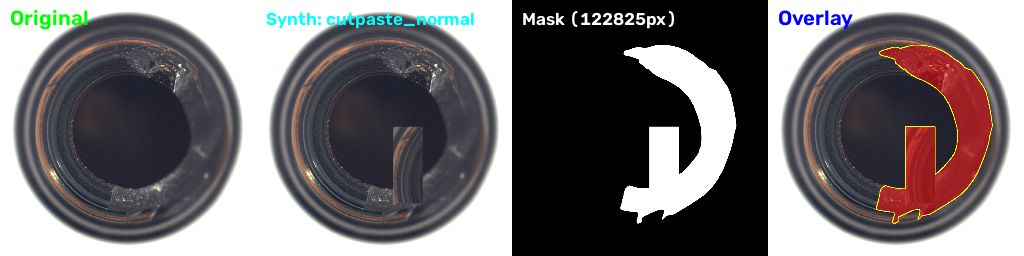
#> input picture paper/figures/bottle_cutpaste_normal_comparison.png, 1024 x 256 px, given in place of 000.png, which was not available
$ python generate_ieee_figures.py   (older library calls are emulated)
#> lines starting #> are read from the running program, lines starting #| are printed output that depends on the picture; after the words box and inside, x2 and y2 are one past the last pixel; in counts of white or black regions, pixels touching at a corner belong together
#> in load_rgb, img is the input picture: shape (256, 1024, 3); mean B, G, R 115, 113.1, 117.1
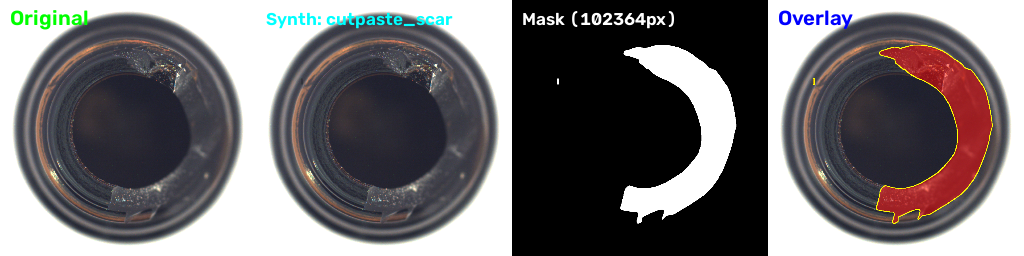
#> input picture paper/figures/bottle_cutpaste_scar_comparison.png, 1024 x 256 px, given in place of 000.png, which was not available
#> in load_rgb, img is the input picture: shape (256, 1024, 3); mean B, G, R 113.5, 111.3, 114.6
### data_engine/synthesizers/cutpaste_synthesizer.py
"""
CutPaste and CutPaste-Scar Synthetic Anomaly Generator.
Based on Li et al., "CutPaste: Self-Supervised Learning for Anomaly Detection and Localization".
Pure NumPy and OpenCV implementation providing accurate pixel-level binary masks.
"""

from typing import Tuple, Optional
import math
import random
import cv2
import numpy as np

from data_engine.sample import Sample
from data_engine.synthesizers.base_synthesizer import BaseSynthesizer


class CutPasteSynthesizer(BaseSynthesizer):
    """
    CutPaste Synthetic Anomaly Generator.

    Supported Modes:
    - 'scar': Cuts a thin elongated strip (scar), rotates it at random angle,
              and pastes it with color jitter.
    - 'normal': Cuts a rectangular patch of specified area ratio and aspect ratio,
                and pastes it at a random destination with color jitter.
    - 'union': Randomly chooses between 'normal' and 'scar' with 50/50 probability.
    """

    def __init__(
        self,
        mode: str = "scar",
        scar_width: Tuple[int, int] = (2, 16),
        scar_height: Tuple[int, int] = (10, 35),
        scar_rotation: Tuple[float, float] = (-45.0, 45.0),
        area_ratio: Tuple[float, float] = (0.02, 0.15),
        aspect_ratio: float = 0.3,
        color_jitter: float = 0.15,
        anomaly_prob: float = 1.0,
        seed: Optional[int] = None,
        **kwargs,
    ):
        super().__init__(anomaly_prob=anomaly_prob, seed=seed, name="CutPaste", **kwargs)
        if mode not in ("scar", "normal", "union"):
            raise ValueError(f"Unknown mode: {mode}. Choose 'scar', 'normal', or 'union'.")
        self.mode = mode
        self.scar_width = scar_width
        self.scar_height = scar_height
        self.scar_rotation = scar_rotation
        self.area_ratio = area_ratio
        self.aspect_ratio = aspect_ratio
        self.color_jitter = color_jitter

    def _apply_color_jitter(self, patch: np.ndarray) -> np.ndarray:
        """Applies random brightness, contrast, and saturation jitter using OpenCV."""
        if self.color_jitter <= 0:
            return patch

        jittered = patch.astype(np.float32)

        # 1. Brightness jitter
        b_factor = 1.0 + random.uniform(-self.color_jitter, self.color_jitter)
        jittered = jittered * b_factor

        # 2. Contrast jitter
        c_factor = 1.0 + random.uniform(-self.color_jitter, self.color_jitter)
        mean_val = np.mean(jittered, axis=(0, 1), keepdims=True)
        jittered = (jittered - mean_val) * c_factor + mean_val

        jittered = np.clip(jittered, 0, 255).astype(np.uint8)

        # 3. Saturation jitter in HSV
        if jittered.shape[2] == 3:
            hsv = cv2.cvtColor(jittered, cv2.COLOR_RGB2HSV).astype(np.float32)
            s_factor = 1.0 + random.uniform(-self.color_jitter, self.color_jitter)
            hsv[:, :, 1] = np.clip(hsv[:, :, 1] * s_factor, 0, 255)
            jittered = cv2.cvtColor(hsv.astype(np.uint8), cv2.COLOR_HSV2RGB)
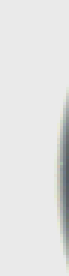
#> jittered: shape (92, 23, 3) (shown 3 times larger); mean R, G, B 227.5, 227.9, 227.5

        return jittered

    def _cut_paste_normal(self, image: np.ndarray) -> Tuple[np.ndarray, np.ndarray]:
        h, w = image.shape[:2]
        # Calculate random patch area
        ratio_area = random.uniform(self.area_ratio[0], self.area_ratio[1]) * w * h

        # Sample aspect ratio in log space
        log_min = math.log(self.aspect_ratio)
        log_max = math.log(1.0 / self.aspect_ratio)
        aspect = math.exp(random.uniform(log_min, log_max))

        cut_w = max(4, min(w - 2, int(round(math.sqrt(ratio_area * aspect)))))
        cut_h = max(4, min(h - 2, int(round(math.sqrt(ratio_area / aspect)))))

        from_y = random.randint(0, h - cut_h)
        from_x = random.randint(0, w - cut_w)
        patch = image[from_y : from_y + cut_h, from_x : from_x + cut_w].copy()

        # Apply color jitter
        patch = self._apply_color_jitter(patch)

        # Destination location
        to_y = random.randint(0, h - cut_h)
        to_x = random.randint(0, w - cut_w)

        # Paste onto image
        augmented_image = image.copy()
        augmented_image[to_y : to_y + cut_h, to_x : to_x + cut_w] = patch

        # Generate binary mask
        mask = np.zeros((h, w), dtype=np.uint8)
        mask[to_y : to_y + cut_h, to_x : to_x + cut_w] = 255

        return augmented_image, mask

    def _cut_paste_scar(self, image: np.ndarray) -> Tuple[np.ndarray, np.ndarray]:
        h, w = image.shape[:2]
        cut_w = int(round(random.uniform(self.scar_width[0], self.scar_width[1])))
        cut_h = int(round(random.uniform(self.scar_height[0], self.scar_height[1])))
        cut_w = max(2, min(w - 2, cut_w))
        cut_h = max(2, min(h - 2, cut_h))

        from_y = random.randint(0, h - cut_h)
        from_x = random.randint(0, w - cut_w)
        patch = image[from_y : from_y + cut_h, from_x : from_x + cut_w].copy()

        # Apply color jitter
        patch = self._apply_color_jitter(patch)

        # Rotate patch using OpenCV affine rotation with expanded bounding box
        rot_deg = random.uniform(self.scar_rotation[0], self.scar_rotation[1])
        patch_mask = np.full((cut_h, cut_w), 255, dtype=np.uint8)

        # Calculate rotation matrix and new dimensions
        cx, cy = cut_w / 2.0, cut_h / 2.0
        M = cv2.getRotationMatrix2D((cx, cy), rot_deg, 1.0)
        cos_val = abs(M[0, 0])
        sin_val = abs(M[0, 1])
        new_w = int(cut_h * sin_val + cut_w * cos_val)
        new_h = int(cut_h * cos_val + cut_w * sin_val)
        M[0, 2] += (new_w / 2.0) - cx
        M[1, 2] += (new_h / 2.0) - cy

        rotated_patch = cv2.warpAffine(patch, M, (new_w, new_h), flags=cv2.INTER_LINEAR, borderMode=cv2.BORDER_REFLECT)
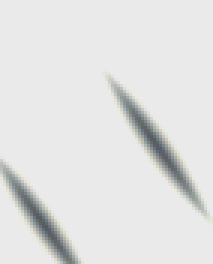
#> rotated_patch: shape (88, 71, 3) (shown 3 times larger); mean R, G, B 225.8, 226.3, 225.8
        rotated_mask = cv2.warpAffine(patch_mask, M, (new_w, new_h), flags=cv2.INTER_NEAREST, borderMode=cv2.BORDER_CONSTANT, borderValue=0)

        # Clean binary mask
        rotated_mask = np.where(rotated_mask > 127, 255, 0).astype(np.uint8)

        # Ensure rotated patch fits in destination
        if new_h >= h or new_w >= w:
            # Fallback to normal cutpaste if scar is too large for image
            return self._cut_paste_normal(image)

        to_y = random.randint(0, h - new_h)
        to_x = random.randint(0, w - new_w)

        augmented_image = image.copy()
        mask = np.zeros((h, w), dtype=np.uint8)

        # Blend rotated patch using its alpha mask
        alpha = (rotated_mask.astype(np.float32) / 255.0)[:, :, np.newaxis]
        target_roi = augmented_image[to_y : to_y + new_h, to_x : to_x + new_w].astype(np.float32)
        blended_roi = (1.0 - alpha) * target_roi + alpha * rotated_patch.astype(np.float32)
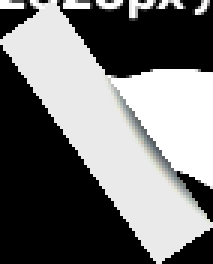
#> blended_roi: shape (88, 71, 3) float32 (shown 3 times larger); mean R, G, B 116.8, 116.9, 116.8

        augmented_image[to_y : to_y + new_h, to_x : to_x + new_w] = np.clip(blended_roi, 0, 255).astype(np.uint8)
        mask[to_y : to_y + new_h, to_x : to_x + new_w] = rotated_mask

        return augmented_image, mask

    def synthesize(self, sample: Sample) -> Sample:
        img = sample.image.copy()

        # Select mode
        active_mode = self.mode
        if active_mode == "union":
            active_mode = "scar" if random.random() < 0.5 else "normal"

        if active_mode == "scar":
            synth_img, synth_mask = self._cut_paste_scar(img)
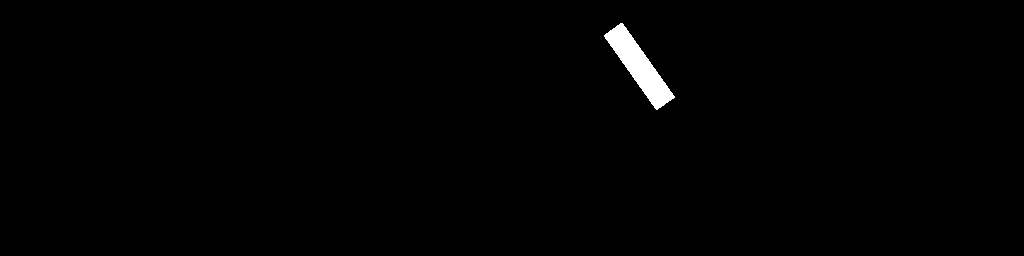
#> synth_mask: shape (256, 1024); 0.81% white; 1 white region, box (x1, y1, x2, y2) and area: (604, 23, 675, 110) 2115
            defect_name = "cutpaste_scar"
        else:
            synth_img, synth_mask = self._cut_paste_normal(img)
            defect_name = "cutpaste_normal"

        # Combine with any existing mask if present
        if sample.mask is not None and np.any(sample.mask > 0):
            combined_mask = np.maximum(sample.mask, synth_mask)
        else:
            combined_mask = synth_mask

        out_sample = sample.clone()
        out_sample.image = synth_img
        out_sample.mask = combined_mask
        out_sample.defect_type = defect_name
        out_sample.is_anomaly = bool(np.any(combined_mask > 0))
#> out_sample.is_anomaly = True
        return out_sample

### data_engine/synthesizers/base_synthesizer.py
"""
Base class for synthetic anomaly generators.
"""

from abc import abstractmethod
from typing import Optional
import random
import numpy as np

from data_engine.base import BaseProcessor
from data_engine.sample import Sample


class BaseSynthesizer(BaseProcessor):
    """
    Abstract base class for all synthetic anomaly generators (Group A).

    Parameters:
        anomaly_prob: Probability of injecting a synthetic anomaly into the sample.
                      If 1.0 (default), always synthesizes an anomaly.
                      If < 1.0, randomly keeps samples defect-free.
        seed: Optional random seed for reproducible synthesis.
    """

    def __init__(
        self,
        anomaly_prob: float = 1.0,
        seed: Optional[int] = None,
        name: Optional[str] = None,
        **kwargs,
    ):
        super().__init__(name=name, **kwargs)
        self.anomaly_prob = float(np.clip(anomaly_prob, 0.0, 1.0))
        self.seed = seed
        self.rng = random.Random(seed)
        if seed is not None:
            np.random.seed(seed)

    def process(self, sample: Sample) -> Sample:
        """
        Executes synthesis based on anomaly_prob.
        If random roll exceeds anomaly_prob, returns cloned original sample (defect-free).
        """
        if self.rng.random() > self.anomaly_prob:
            # Keep sample defect-free
            cloned = sample.clone()
            cloned.is_anomaly = False
            cloned.defect_type = "good"
            cloned.mask = np.zeros(sample.shape[:2], dtype=np.uint8)
            return cloned

        synth_sample = self.synthesize(sample)
        self._validate_synthetic_output(synth_sample)
        return synth_sample

    # [7 lines left out: function synthesize, not called in this run]

    def _validate_synthetic_output(self, sample: Sample):
        """Ensures mask is strictly uint8 {0, 255} and spatial dimensions match."""
        h, w = sample.image.shape[:2]
        if sample.mask is None:
            sample.mask = np.zeros((h, w), dtype=np.uint8)
            sample.is_anomaly = False
            return

        mh, mw = sample.mask.shape[:2]
        if (mh, mw) != (h, w):
            raise ValueError(f"Synthetic mask shape {(mh, mw)} does not match image {(h, w)}")

        # Ensure mask is binary uint8 {0, 255}
        if sample.mask.dtype != np.uint8:
            sample.mask = sample.mask.astype(np.uint8)

        # Threshold any values > 0 to 255
        sample.mask[sample.mask > 0] = 255

        has_defect_pixels = bool(np.any(sample.mask > 0))
#> has_defect_pixels = True
        sample.is_anomaly = has_defect_pixels
        if has_defect_pixels and sample.defect_type in ("good", ""):
            sample.defect_type = f"synth_{self.name.lower()}"

### data_engine/frequency/fft_filter.py
"""
FAIR Periodic Background Suppression and High-Pass 2D-FFT Filter.
Transforms image to 2D frequency domain (np.fft.fft2, fftshift),
detects and attenuates periodic frequency peaks, and reconstructs spatial RGB via 2D-IFFT.
"""

from typing import Optional, Tuple
import cv2
import numpy as np

from data_engine.base import BaseProcessor
from data_engine.sample import Sample


# [20 lines left out: function compute_butterworth_highpass, not called in this run]


class FFTPeriodicSuppressionFilter(BaseProcessor):
    """
    FAIR 2D-FFT Periodic Pattern Suppression and High-Pass Preprocessor.

    Parameters:
        tau: Peak detection sensitivity. Peaks in the shifted magnitude spectrum with
             magnitude > tau * median(magnitude) outside the DC radius are suppressed.
        dc_radius_ratio: Fraction of image dimension around (H/2, W/2) protected from notch filtering.
        notch_sigma: Standard deviation (radius) of Gaussian notch attenuation around detected peaks.
        butterworth_cutoff: Optional cutoff ratio for Butterworth high-pass filter.
                            If None, Butterworth filtering is disabled and only notch filtering is applied.
        butterworth_order: Order of the Butterworth transfer function.
        use_luminance: If True (default), processes only the Luminance (Y) channel in YCrCb space,
                       retaining original Cr and Cb chroma channels to prevent color distortion.
    """

    def __init__(
        self,
        tau: float = 4.0,
        dc_radius_ratio: float = 0.05,
        notch_sigma: float = 3.0,
        butterworth_cutoff: Optional[float] = None,
        butterworth_order: int = 2,
        use_luminance: bool = True,
        name: Optional[str] = None,
        **kwargs,
    ):
        super().__init__(name=name or "FFTPeriodicSuppression", **kwargs)
        self.tau = float(tau)
        self.dc_radius_ratio = float(dc_radius_ratio)
        self.notch_sigma = float(notch_sigma)
        self.butterworth_cutoff = butterworth_cutoff
        self.butterworth_order = int(butterworth_order)
        self.use_luminance = bool(use_luminance)

    def _filter_single_channel_2d(self, channel_f32: np.ndarray) -> np.ndarray:
        """
        Applies 2D-FFT -> peak suppression notch & Butterworth -> 2D-IFFT.
        """
        h, w = channel_f32.shape[:2]
        cy, cx = h // 2, w // 2

        # 1. 2D Forward FFT and shift origin to center
        f = np.fft.fft2(channel_f32)
        fshift = np.fft.fftshift(f)
        mag = np.abs(fshift)

        # 2. Distance matrix from DC center (cy, cx)
        y = np.arange(h, dtype=np.float32) - cy
        x = np.arange(w, dtype=np.float32) - cx
        xx, yy = np.meshgrid(x, y)
        dist_from_dc = np.sqrt(xx ** 2 + yy ** 2)

        # 3. Detect periodic frequency peaks (outside DC protected circle)
        dc_radius = max(2.0, self.dc_radius_ratio * min(h, w) / 2.0)
        outside_dc = dist_from_dc > dc_radius

        median_mag = np.median(mag)
        threshold = self.tau * median_mag
        peak_mask = (mag > threshold) & outside_dc

        # 4. Construct Gaussian notch filter to attenuate periodic peaks
        notch_filter = np.ones((h, w), dtype=np.float32)
        peak_coords = np.argwhere(peak_mask)

        # Cap max detected peaks to prevent extreme over-filtering
        max_peaks = 100
        if len(peak_coords) > max_peaks:
            # Sort by peak magnitude descending
            mags = [mag[py, px] for py, px in peak_coords]
            top_indices = np.argsort(mags)[-max_peaks:]
            peak_coords = peak_coords[top_indices]

        for py, px in peak_coords:
            d_sq = (yy - (py - cy)) ** 2 + (xx - (px - cx)) ** 2
            # Attenuate peak with smooth Gaussian notch
            notch_filter *= (1.0 - np.exp(-d_sq / (2.0 * (self.notch_sigma ** 2))))

        f_filtered = fshift * notch_filter

        # 5. Optional Butterworth high-pass filtering
        if self.butterworth_cutoff is not None and self.butterworth_cutoff > 0:
            bw_filter = compute_butterworth_highpass(
                (h, w),
                cutoff_ratio=self.butterworth_cutoff,
                order=self.butterworth_order,
            )
            f_filtered = f_filtered * bw_filter

        # 6. Inverse 2D-FFT and shift back
        f_ishift = np.fft.ifftshift(f_filtered)
        img_recon = np.real(np.fft.ifft2(f_ishift))
        return img_recon

    def process(self, sample: Sample) -> Sample:
        img = sample.image
        h, w = img.shape[:2]

        if self.use_luminance and len(img.shape) == 3 and img.shape[2] == 3:
            # Luminance-domain processing (Y in YCrCb)
            ycrcb = cv2.cvtColor(img, cv2.COLOR_RGB2YCrCb)
#> ycrcb: shape (256, 1024, 3); mean of channels 0, 1, 2 116, 129.8, 128.3
            y_chan = ycrcb[:, :, 0].astype(np.float32)
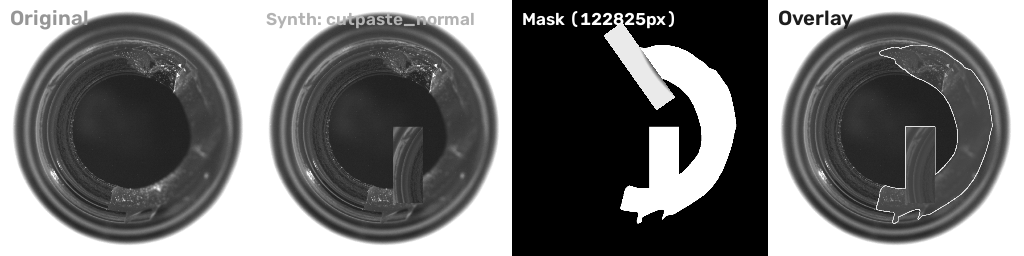
#> y_chan: shape (256, 1024) float32; min 0, max 255, mean 116
            y_filtered = self._filter_single_channel_2d(y_chan)
#> (the rest of the program and of its run is left out)
